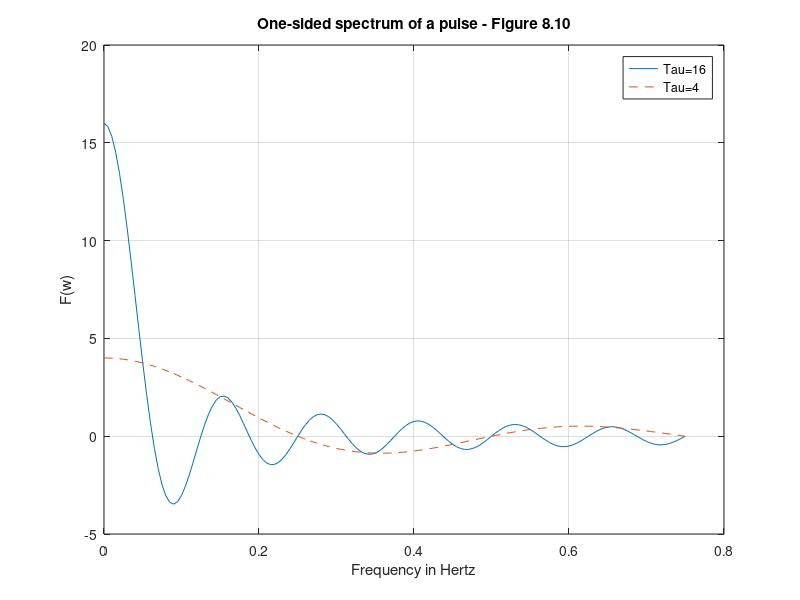

Write the MATLAB code that produced this figure.
% EX8_12.M Plot the Fourier transform (w>0) of a pulse for various 
%  widths.  Pulse width is tau = 16 and 4 seconds.
f=[0:.005:.75];         % Frequency
f=f + eps;              % Avoid a divide by zero
F1=zeros(size(f));
F2=zeros(size(f));
F3=zeros(size(f));
%
tau=16                  % Pulse width in seconds
F1=(1/pi)*(sin(pi*f*tau))./f;
tau=tau/4;              % Pulse width = 4 seconds
F2=(1/pi)*(sin(pi*f*tau))./f;
% 
clf                     % Clear any figures
plot(f,F1,'-',f,F2,'--')
title('One-sided spectrum of a pulse - Figure 8.10')
xlabel('Frequency in Hertz')
ylabel('F(w)')
grid
legend('Tau=16','Tau=4')
%
% Modify the script to allow an arbitrary pulse width to be input.
%  Scale the pulses to have the same dc value and compare the
%  spectra. 
